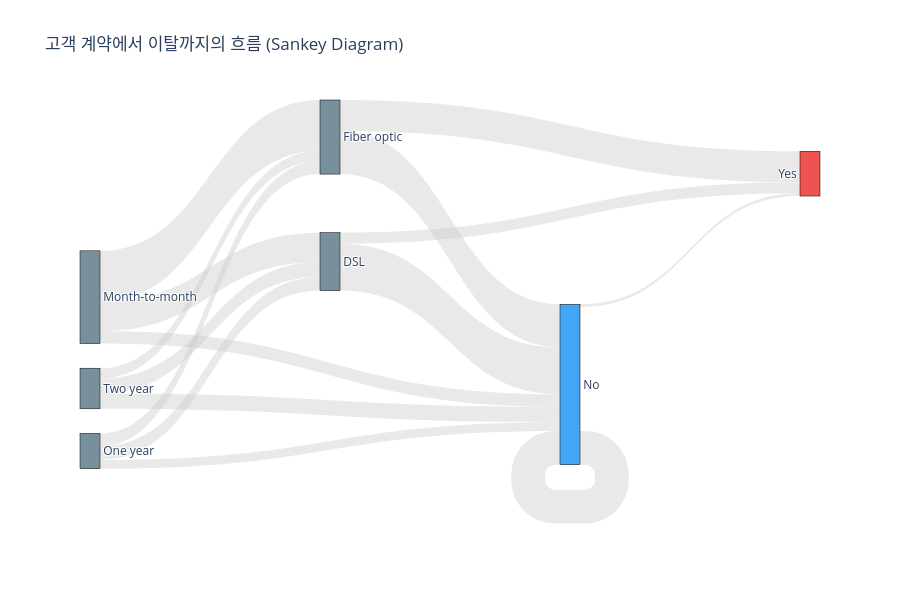

Notebook code cell kept with this figure:
### Markdown cell above
### 4-4. 산키 다이어그램 — 고객 흐름 시각화

### Code cell
# 계약형태 -> 인터넷서비스 -> 이탈여부 흐름
def make_sankey(df, cols):
    levels = []
    for i in range(len(cols)-1):
        levels.append(df.groupby([cols[i], cols[i+1]]).size().reset_index(name='value'))
    all_nodes = pd.concat(
        [levels[i].iloc[:,0] for i in range(len(levels))] + [levels[-1].iloc[:,1]]
    ).unique().tolist()
    nodes_dict = {node:i for i,node in enumerate(all_nodes)}
    sources, targets, values = [], [], []
    for level in levels:
        for _, row in level.iterrows():
            sources.append(nodes_dict[row[0]])
            targets.append(nodes_dict[row[1]])
            values.append(row['value'])
    return all_nodes, sources, targets, values

nodes, src, tgt, val = make_sankey(df, ['Contract','Internet Service','Churn Label'])

fig = go.Figure(data=[go.Sankey(
    node=dict(pad=15, thickness=20,
              line=dict(color='black', width=0.5),
              label=nodes,
              color=['#EF5350' if n=='Yes' else '#42A5F5' if n=='No' else '#78909C'
                     for n in nodes]),
    link=dict(source=src, target=tgt, value=val,
              color='rgba(200,200,200,0.4)')
)])
fig.update_layout(
    title_text='고객 계약에서 이탈까지의 흐름 (Sankey Diagram)',
    font_size=12, height=600
)
fig.show()

### Figure 1 — Plotly figure (JSON) as saved in the notebook; plotly's stock layout.template omitted (floating-point values rounded to 4 significant figures)
{"data": [{"link": {"color": "rgba(200,200,200,0.4)", "source": [0, 0, 0, 1, 1, 1, 2, 2, 2, 3, 3, 4, 4, 5, 5], "target": [3, 4, 5, 3, 4, 5, 3, 4, 5, 5, 6, 5, 6, 5, 6], "value": [1223, 2128, 524, 570, 539, 364, 628, 429, 638, 1962, 459, 1799, 1297, 1413, 113]}, "node": {"color": ["#78909C", "#78909C", "#78909C", "#78909C", "#78909C", "#42A5F5", "#EF5350"], "label": ["Month-to-month", "One year", "Two year", "DSL", "Fiber optic", "No", "Yes"], "line": {"color": "black", "width": 0.5}, "pad": 15, "thickness": 20}, "type": "sankey"}], "layout": {"font": {"size": 12}, "height": 600, "title": {"text": "고객 계약에서 이탈까지의 흐름 (Sankey Diagram)"}}}
